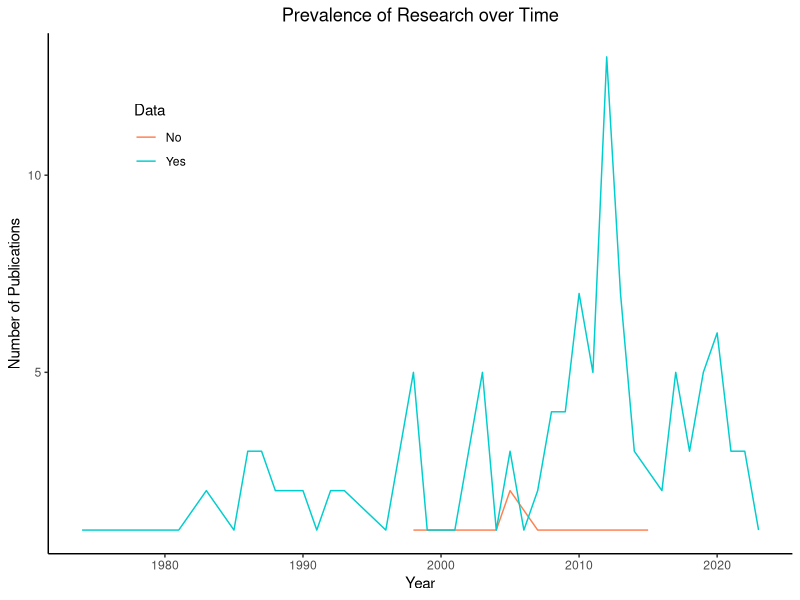

Recreate this plot in R.
#Load required packages from library
library(ggplot2)
library(tidyverse)
#Load .csv and name year_data
year_data <- read.csv("year_data.csv")
#Look at data
head(year_data)
#Summarize data by year
year_sum <- year_data %>%
  group_by(Year) %>%
  add_count(Data)
# Define colors for 'Yes' and 'No'
data_colors <- c("Yes" = "cyan3", "No" = "coral")

# Plot Data
ggplot(year_sum, aes(x=Year, y=n, color=Data)) +
  geom_line() +
  labs(title = "Prevalence of Research over Time",
       x = "Year",
       y = "Number of Publications") +
  theme_classic() +
  theme(plot.title = element_text(hjust=0.5),,legend.position = c(0.15, 0.8)) +
  scale_color_manual(values = data_colors)



